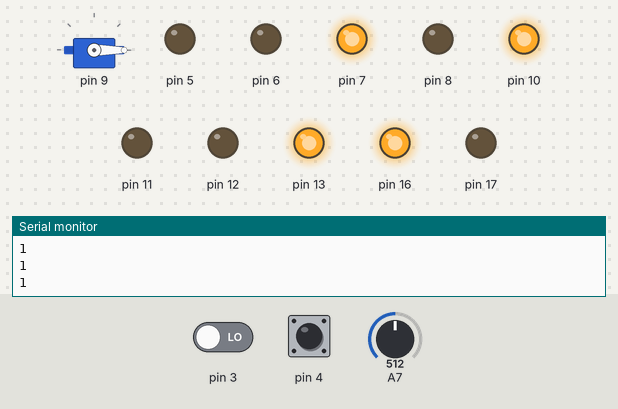
Bench run of a sketch on a simulated Arduino Uno, built with avr-gcc and run on an emulated ATmega328P. Parts: servo, output pins drawn as LEDs (lit = HIGH), the last lines printed to the serial monitor. Dashed ring = blinking. The inputs (shaded band) are chosen by the test bench; at power-on: pin 4 HIGH, pin 3 LOW, A7 = 512. EEPROM starts erased.

Above: at 0.9 s.
1.0 s: pin 4 pulled LOW for 0.15 s
At 1.9 s:
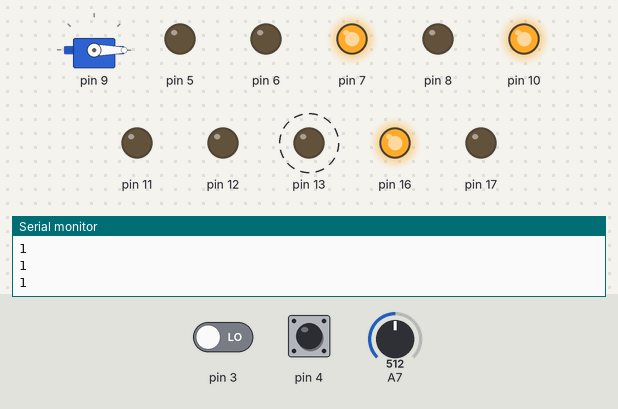
4.2 s: pin 3 driven HIGH
At 6.6 s:
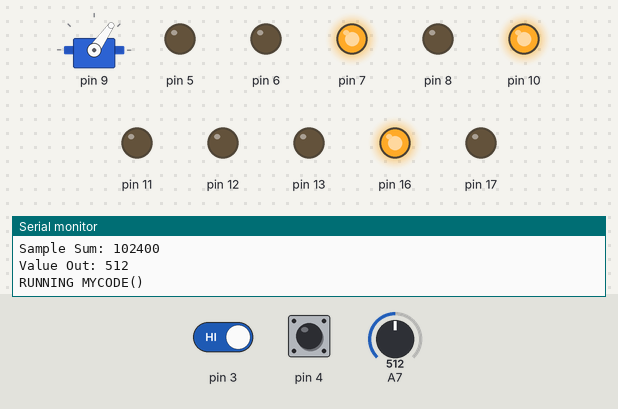
Timing chart, 0 to 13.2 s (numbered marks = the images above; inputs shaded):
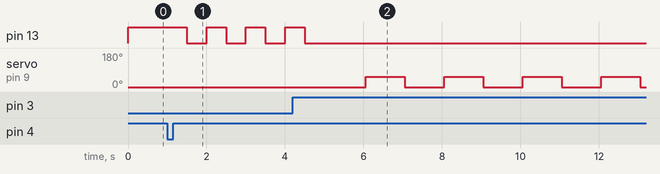

Measured:
- after the input at 1.0 s, pin 13: alternates HIGH for 0.50 s and LOW for 0.50 s, starting after 0.50 s
- after the input at 4.2 s, servo on pin 9: alternates 55° for 1.0 s and 0° for 1.0 s, starting after 1.9 s

The sketch:

FE_Controller.ino
```cpp
/* DO NOT EDIT THIS PAGE - DO NOT EDIT THIS PAGE - DO NOT EDIT THIS PAGE
 * DO NOT EDIT THIS PAGE - DO NOT EDIT THIS PAGE - DO NOT EDIT THIS PAGE
 * DO NOT EDIT THIS PAGE - DO NOT EDIT THIS PAGE - DO NOT EDIT THIS PAGE
=========================================================================================
FE_Sketchbook version 2021.01

 - A list of available function calls are listed in detail under tab "Student_Functions".
 - Student programming is done under tab "myCode".
 - NOTE: This software is open source. Any modifications made by the user to subroutines
 is at the risk of the user.

=========================================================================================
*/

// ---------------------------------------------------------------------------
// Include Libraries
// ---------------------------------------------------------------------------
#include <EEPROM.h>      // Writes to internal 1K byte eeprom storage
#include <Wire.h>        // Writes to external 32K byte external eeprom
#include <EEPROMI2C.h>   // Writes to external 32K byte external eeprom
#include <Metro.h>       // use metro for timing events
#include <Servo.h>       // use servo library -for servo operations
#include <FE_lib.h>     //custom FE Arduino Controller Library
//#include <FE_encoders.h> //custom FE library for using D2 and D3 as encoders

// ---------------------------------------------------------------------------
// Enter setup
// ---------------------------------------------------------------------------
void setup()
{
  // --------------------------------------------------------------------------
  // Pre-Run Subroutine
  Serial.println("\nPRE PROCESS");
  preProcess();
  // --------------------------------------------------------------------------
}

void loop() {
  // -------------------------------------------------------------------------
  // Execute myCode
  Serial.println("\nRUNNING MYCODE()");
  myCode();
  pauseFor(.01);
  // -------------------------------------------------------------------------

  if (startButtonPressed()==1) postProcess(); //stop loop if start button pressed
  }
```

Student_Functions.ino
```cpp
//=============================================================================================================
//Useful Functions:
//=============================================================================================================
//  (a) pinMode()
//  (b) digitalRead()
//  (c) digitalWrite()
//  (d) analogRead()
//  (e) analogWrite()
//  (f) pauseFor()
//  (g) Serial.print()
//  (h) rotateServo()
//  (i) motorSpeed()
//  (j) reflectanceSensorTest()
//  (k) getTotalCounts()
//  (l) getForwardCounts()
//  (m) getBackwardCounts()
//  (n) getEncoderDirection()
//  (o) recordDigitalSensor()
//  (p) recordAnalogSensor()
//  (q) startDataRecord()
//=============================================================================================================
//   KEYWORD DETAILS:
//=============================================================================================================
//**********************************************************************************************************
//  (a) pinMode(port, mode)
//        Configures the specified port to behave either as an input or an output.
//
//        port: the FE Controller port number being used (IO_PORT1 – IO_PORT4)
//        mode: INPUT for FE Controller sensors
//
//          example call:
//              pinMode(IO_PORT1, OUTPUT); //Establishes port 1 as a digital output
//              pinMode(IO_PORT2, INPUT);  //Establishes port 2 as a digital input
//**********************************************************************************************************
//
//**********************************************************************************************************
//  (b) digitalRead(port)
//        Reads the value from a specified digital port, returns either HIGH or LOW
//
//        port: the FE Controller port you want to read (IO_PORT1 – IO_PORT4)
//
//        example call:
//            sensorVal = digitalRead(IO_PORT2); //reads the digital sensor connected to port 2
//                                                  and assigns the value to variable senorVal
//**********************************************************************************************************
//
//**********************************************************************************************************
//  (c) digitalWrite(port,value)
//        Writes the value (HIGH or LOW) to a specified digital port
//
//        port: the FE Controller port you want to write to (IO_PORT1 – IO_PORT4)
//
//        example call:
//            digitalWrite(IO_PORT1, HIGH); //sets the output connected to port 1 to HIGH
//**********************************************************************************************************
//
//**********************************************************************************************************
//  (d) analogRead(port)
//         Reads the value from the specified analog port, returns integer between 0 and 1023.
//
//         port: the FE Controller port you want to read (IO_PORT1 or IO_PORT2 for FE Controller)
//
//         example call:
//             sensorVal = analogRead(IO_PORT1)  //reads the analog sensor connected to port 1
//                                                  and assigns the value to variable senorVal
//**********************************************************************************************************
//
//**********************************************************************************************************
//  (e) analogWrite(port,value)
//        Writes the value (integer between 0 and 255) to specified analog port
//
//        port: the FE Controller port you want to write to (IO_PORT1 or IO_PORT2 for FE Controller)
//
//        example call:
//            analogWrite(IO_PORT2,125) //set the analog output connected to port 2 to a value of 125.
//**********************************************************************************************************
//
//**********************************************************************************************************
//  (f) pauseFor(t); --> 1 argument
//          t = time in seconds to pause
//
//
//          example call:
//            digitalWrite(IO_PORT1, HIGH); //sets output connected to IO_PORT1 to HIGH
//            pauseFor(5);  //waits for 5 seconds
//            digitalWrite(IO_PORT1, LOW); //sets output connected to IO_PORT1 to LOW
//**********************************************************************************************************
//
//**********************************************************************************************************
//
//**********************************************************************************************************
//  (g) Serial.print(val)
//        Prints data to the Arduino IDE serial monitor as human-readable ASCII text
//          example call:
//            rotateServo(10.00);   // Initialize servo and set to 10 degrees
//            rotateServo(170.00);  // Rotate servo to 170 degrees
//
//            Note: The limits, 0 & 180 degrees, are not nesecarily what will you see when you set your servo
//                  to these values. The Tower Pro SG92R servos will get close to 0 or 180 degrees but not exact.
//**********************************************************************************************************
//
//**********************************************************************************************************
//  (j) reflectanceSensorTest(); --> no arguments - prints total counts, forward counts, backwards counts and
//                                                  direction of rotation to serial monitor
//
//          example call:
//            reflectanceSensorTest();  //Test operation of reflectance sensors.
//            (note: Serial Monitor will display the total counts, forward counts, backwards counts and direction of rotation)
//**********************************************************************************************************
//
//**********************************************************************************************************
//   (k) getTotalCounts(); --> no arguments - returns total number of encoder counts detected.
//
//          example call:
//            int totalMarks = getTotalCounts();
//            Note: If you travel 50 marks forwards and 20 marks backwards, then the number returned
//            from this function will be 70. In this case, totalMarks = 70.
//**********************************************************************************************************
//
//**********************************************************************************************************
//  (l) getForwardCounts(); --> no arguments - Returns total number of encoder counts detected in the forward
//                                              direction.
//
//          example call:
//            int fMarks = getForwardCounts();
//            Note: If you travel 50 marks forwards and 20 marks backwards, then the number returned
//            from this function will be 50. In this case, fMarks = 50.
//**********************************************************************************************************
//
//**********************************************************************************************************
//  (m) getBackwardCounts(); --> no arguments - returns total number of encoder counts detected in the backward
//                                              direction.
//
//          example call:
//            int bMarks = getBackwardCounts();
//            Note: If you travel 50 marks forwards and 20 marks backwards, then the number returned
//            from this function will be 20. In this case, bMarks = 20.
//**********************************************************************************************************
//
//**********************************************************************************************************
//  (n) getEncoderDirection(); --> no arguments - returns direction of rotation detected by encoder.
//
//          example call:
//            int vehicleDir = getEncoderDirection(); // Check direction.
//            Note: If vehicleDir == 1, vehicle is moving forward.
//                  If vehicleDir == 0, vehicle is moving in reverse.
//                  If vehicleDir == 2, no direction detected.
//**********************************************************************************************************
//
//**************************************************************************
//  (o) recordDigitalSensor(port)
//         specifies digital sensor port to record to EEPROM
//
//         port: IO_PORT1 - IO_PORT4
//
//          example call:
//              recordDigitalSensor(IO_PORT4); //sensor connected at IO_PORT4 will now record to EEPROM
//**************************************************************************
//
//**************************************************************************
//  (p) recordAnalogSensor(port)
//          specifies analog sensor port to record to EEPROM
//
//          port: IO_PORT1, IO_PORT2, or ENCODERS
//
//          example call:
//              recordAnalogSensor(IO_PORT1); //sensor connected at IO-PORT1 will now record to EEPROM
//              recordAnalogSensor(ENCODERS); //FWD, BWD, and Total counts will now record to EEPROM
//**************************************************************************
//
//**************************************************************************
//  (q) startDataRecord() --> starts recording data to EEPROM
//        NOTE: Only call this function AFTER specifying all sensor pins to record
//
//          example call:
//              recordAnalogSensor(IO_PORT1); //sensor connected at IO_PORT1 will now record to EEPROM
//              recordDigitalSensor(IO_PORT3); //sensor connected at IO_PORT3 will now record to EEPROM
//              startDataRecord(); //Data will begin recording to EEPROM approx. every 60ms
//
//**************************************************************************
```

myCode.ino
```cpp
void myCode()
{
  //----------------------------------------------------------------------------------------
  // This is the tab where student programming is done.
  // A list of available function calls are listed in detail under tab "Student_Functions"
  //
  // NOTE: Always comment your code. Debugging will be quicker and easier to do and will
  //       especially aid the instructional team in helping you.
  //
  // IF YOU ARE RECORDING DATA TO EEPROM:
  // (2) DO NOT turn the controller off, connect/disconnect the controller to a computer, or
  //     push the reset button on the Arduino until your program has run to completion and
  //     the indicator LED has stopped flashing. There is a 13 second processing period when
  //     data is stored and battery recuperation takes place.
  // (2) Data will be recorded approximately every 100 milliseconds. This may vary depending
  //     on code complexity & operational tasks of your prototype.
  //----------------------------------------------------------------------------------------

  // Program between here-------------------------------------------------------------------
  pinMode(IO_PORT3, INPUT); //Trigger from ESP8266
  while (true) {
    if(digitalRead(IO_PORT3) == 1) {
      for (int i = 0; i < 5; i++) {
        rotateServo(0);
        pauseFor(1);
        rotateServo(55);
        pauseFor(1);
      }
    }
  }

  // And here--------------------------------------------------------------------------------

//EndMyCode(); //Comment out this function to loop myCode
} // DO NOT REMOVE. end of void myCode()
```
